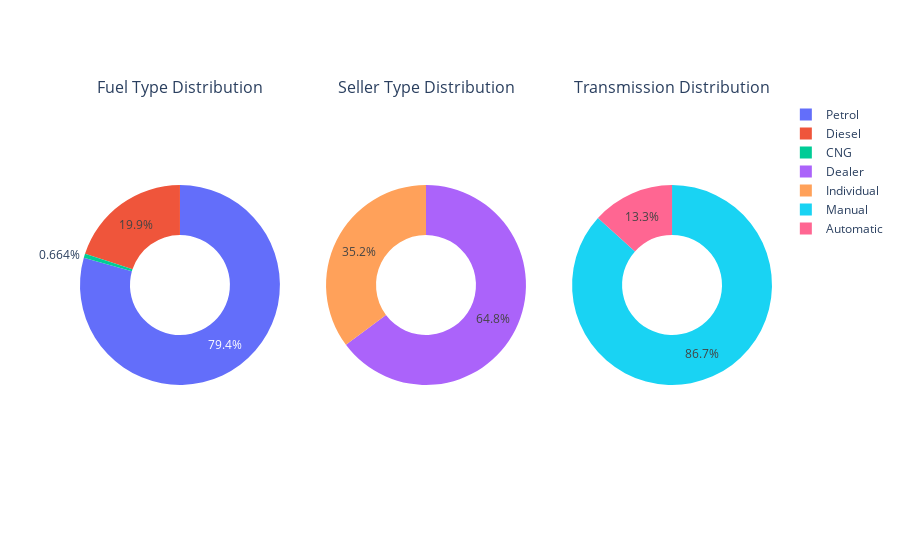

The code cell stored with this chart in its notebook:
### Code cell
Fuel_Type_value = df["Fuel_Type"].value_counts().values
Fuel_Type_index = df["Fuel_Type"].value_counts().index

Seller_Type_value = df["Seller_Type"].value_counts().values
Seller_Type_index = df["Seller_Type"].value_counts().index

Transmission_value = df["Transmission"].value_counts().values
Transmission_index = df["Transmission"].value_counts().index


fig = make_subplots(rows=1, cols=3, 
                    specs=[[{'type':'pie'}, {'type':'pie'}, {'type':'pie'}]], 
                    subplot_titles=("Fuel Type Distribution", "Seller Type Distribution", "Transmission Distribution"))

# Add Fuel_Type pie chart
fig.add_trace(go.Pie(values=Fuel_Type_value, labels=Fuel_Type_index, hole=0.5), 
              row=1, col=1)
# Add Seller_Type pie chart
fig.add_trace(go.Pie(values=Seller_Type_value, labels=Seller_Type_index, hole=0.5), 
              row=1, col=2)
# Add Transmission pie chart
fig.add_trace(go.Pie(values=Transmission_value, labels=Transmission_index, hole=0.5), 
              row=1, col=3)

# Show figure
fig.show()

### Figure 1 — Plotly figure (JSON) as saved in the notebook; plotly's stock layout.template omitted (floating-point values rounded to 4 significant figures)
{"data": [{"domain": {"x": [0, 0.2889], "y": [0, 1]}, "hole": 0.5, "labels": ["Petrol", "Diesel", "CNG"], "type": "pie", "values": [239, 60, 2]}, {"domain": {"x": [0.3556, 0.6444], "y": [0, 1]}, "hole": 0.5, "labels": ["Dealer", "Individual"], "type": "pie", "values": [195, 106]}, {"domain": {"x": [0.7111, 1], "y": [0, 1]}, "hole": 0.5, "labels": ["Manual", "Automatic"], "type": "pie", "values": [261, 40]}], "layout": {"annotations": [{"font": {"size": 16}, "showarrow": false, "text": "Fuel Type Distribution", "x": 0.1444, "xanchor": "center", "xref": "paper", "y": 1, "yanchor": "bottom", "yref": "paper"}, {"font": {"size": 16}, "showarrow": false, "text": "Seller Type Distribution", "x": 0.5, "xanchor": "center", "xref": "paper", "y": 1, "yanchor": "bottom", "yref": "paper"}, {"font": {"size": 16}, "showarrow": false, "text": "Transmission Distribution", "x": 0.8556, "xanchor": "center", "xref": "paper", "y": 1, "yanchor": "bottom", "yref": "paper"}]}}
